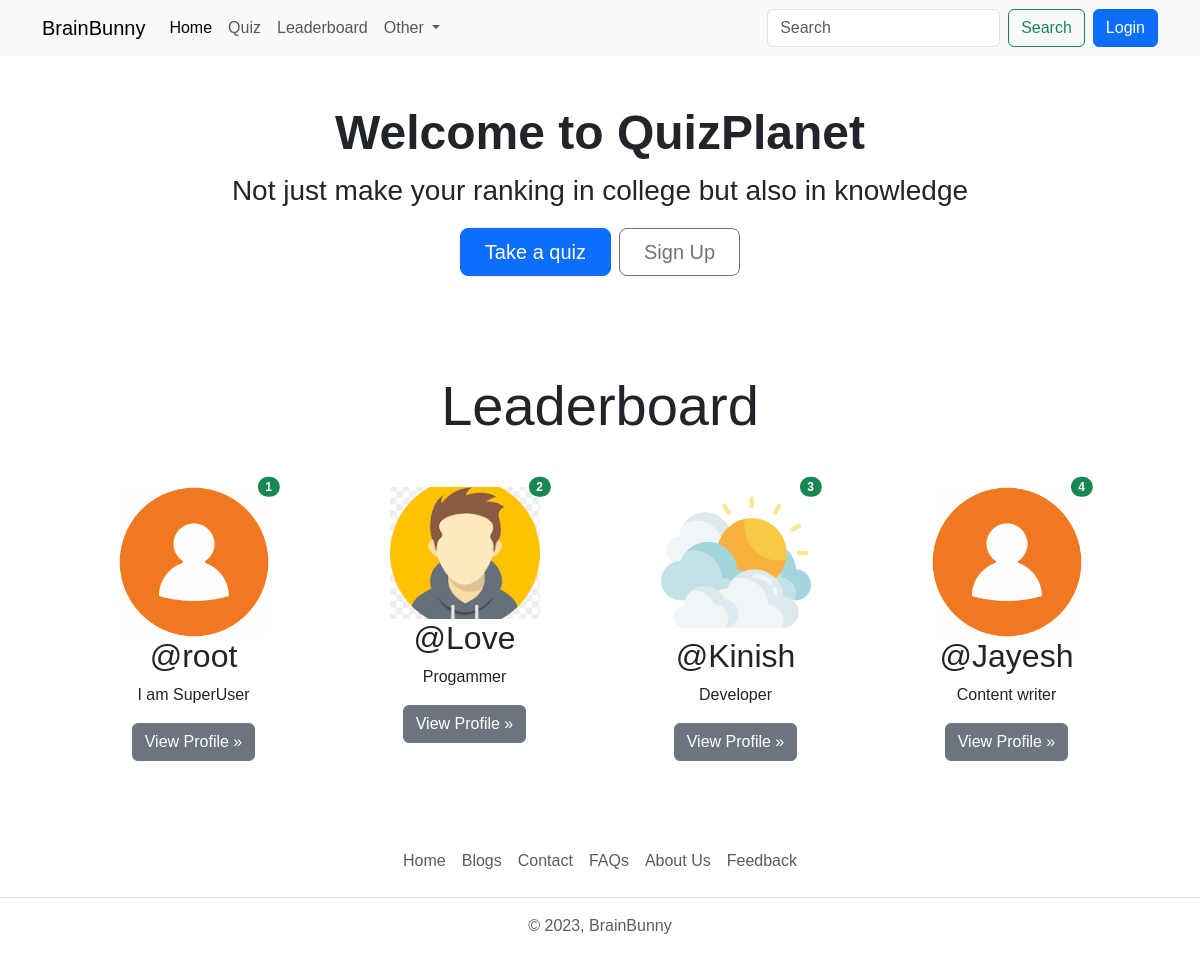
The page / on the database its author committed.
### quiz/models.py (models this page shows, shortened)
class UserRank(models.Model):
    user=models.OneToOneField(User,on_delete=models.CASCADE)
    rank=models.IntegerField(null=True,blank =True)
    total_score = models.IntegerField(null=True,blank=True)

### account/models.py (models this page shows, shortened)
class Profile(models.Model):
    user=models.OneToOneField(User,on_delete=models.CASCADE,null=True,verbose_name='User Object') #verbose name
    bio = models.TextField(blank=True,null=True)
    profile_img=models.ImageField(upload_to='profile_images',default='user.png',blank=True,null=True,verbose_name='Profile Pic')
    location=models.CharField(max_length=100,blank=True,null=True)
    GENDER=(
        ('Male','Male'),
        ('Female','Female'),
        ('Other','Other'),
    )
    gender=models.CharField(max_length=6,choices=GENDER,blank=True,null=True)

### base/views.py (the view)
# urls.py: 2. Add a URL to urlpatterns:  path('', views.home, name='home')
def home(request):
    leaderboard_users = UserRank.objects.order_by('rank')[:4]
    if request.user.is_authenticated:
        user_object = User.objects.get(username=request.user)
        user_profile2 = Profile.objects.get(user=user_object)
        context = {"user_profile2": user_profile2, "leaderboard_users": leaderboard_users}
    else:
        context = {"leaderboard_users": leaderboard_users}
    return render(request, 'welcome.html', context)

### templates/welcome.html
{% extends "index.html" %}
{% load static %}
{% block content %}
    <div class="container text-center my-5">
        <h1 class="display-5 fw-bold my-2">Welcome to QuizPlanet</h1>
        <p class="fs-3">Not just make your ranking in college but also in knowledge</p>
        <div class="d-inline-flex gap-2 mb-5">
            <a href="{% url "all_quiz" %}" class="d-inline-flex align-items-center btn btn-primary btn-lg px-4">
                Take a quiz
            </a>
            {% if not request.user.is_authenticated %}
            <a href="{% url 'register' %}" class="btn btn-outline-secondary btn-lg px-4" type="button">
                Sign Up
            </a>
            {% endif %}
        </div>
    </div>
    <div class="container text-center">
        <h1 class="display-4 text-center my-5">Leaderboard</h1>
        <div class="row row-cols-sm-1 row-cols-md-2 row-cols-lg-3 row-cols-xl-4 mx-3">
            {% if leaderboard_users|length == 0 %}
                <div class="col-lg-4 position-relative mb-4">
                <h4 class="text-center text-danger">No User Available On Leaderboard</h4>
            {% else %}
                {% for rank in leaderboard_users  %}
                    <div class="col-lg-4 position-relative mb-4">
                        <img src="{{ rank.user.profile.profile_img.url }}" class="img-fluid" width="150" height="150" alt="user-profile">
                        <span class="position-absolute top-0 start-90 translate-middle badge rounded-pill bg-success">{{ forloop.counter }}</span>
                        <h2 class="fw-normal">@{{ rank.user.username }}</h2>
                        <p>{{ rank.user.profile.bio|truncatewords:5 }}</p>
                        <p><a class="btn btn-secondary" href="{% url "profile" rank.user.username %}">View Profile »</a></p>
                    </div>
                {% endfor %}
            {% endif %}
        </div>
    </div>
{% endblock content %}

### static/css/style.css (style rules this page uses)
* { font-family: 'Trebuchet MS', 'Lucida Sans Unicode', 'Lucida Grande', 'Lucida Sans', Arial, sans-serif; }

### rows shown on the page
UserRank: user.profile.profile_img (placeholder picture), user.username "root", user.profile.bio "I am SuperUser"
UserRank: user.profile.profile_img (picture), user.username "Love", user.profile.bio "Progammer"
UserRank: user.profile.profile_img (picture), user.username "Kinish", user.profile.bio "Developer"
UserRank: user.profile.profile_img (placeholder picture), user.username "Jayesh", user.profile.bio "Content writer"
